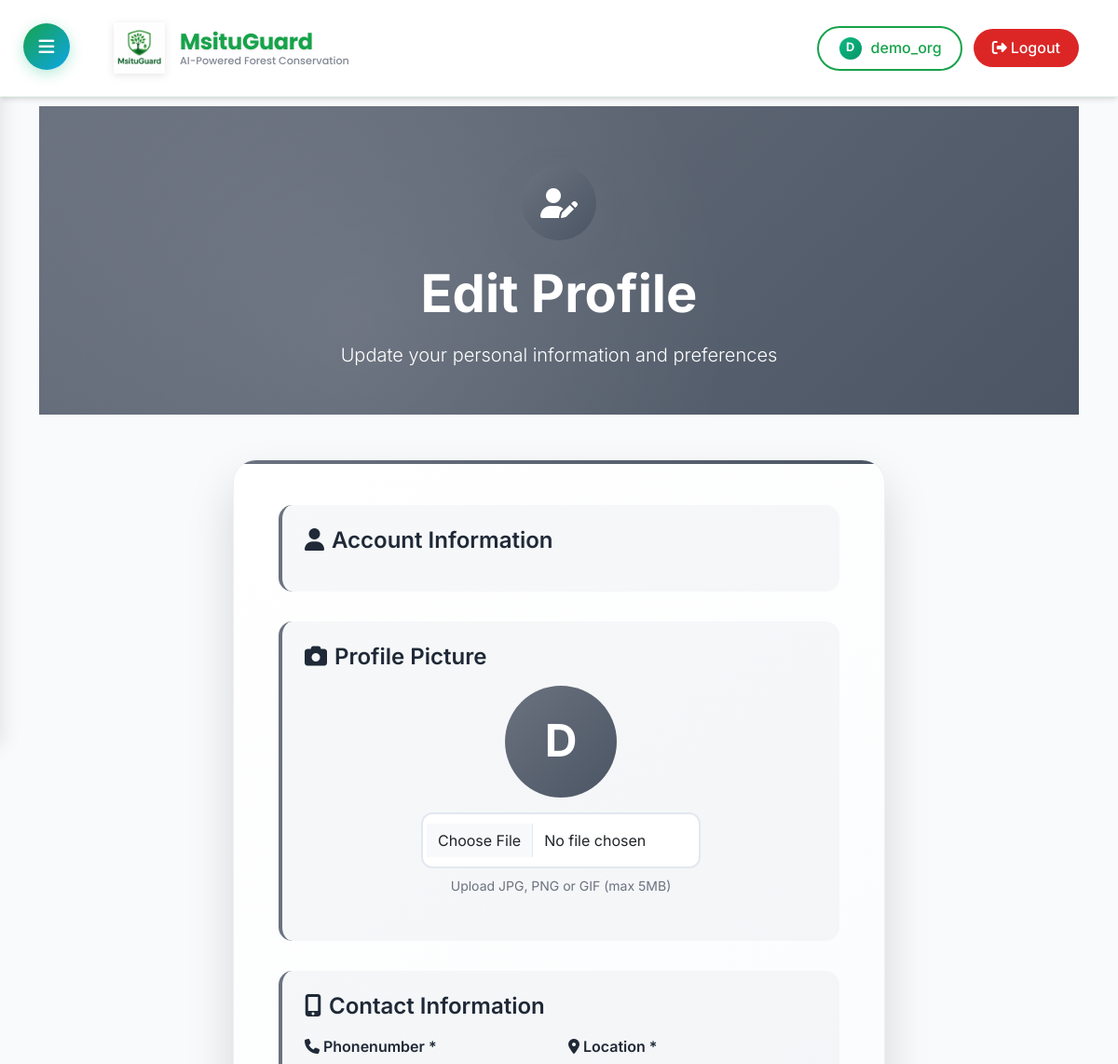
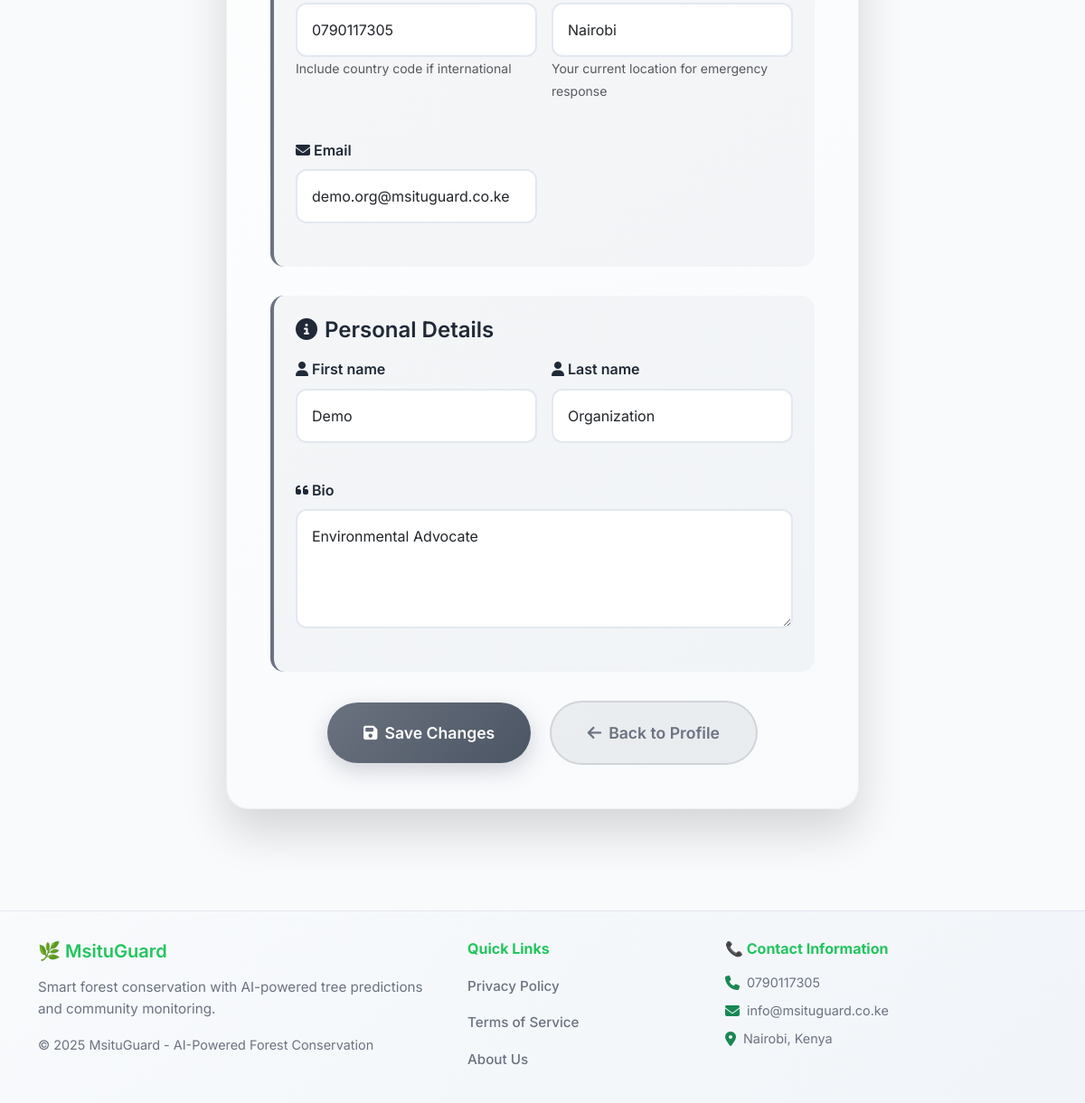
Page /edit_profile/ (signed in) on the committed database (2 pictures, top to bottom).
### App/models.py (models this page shows, shortened)
class Profile(models.Model):
    ACCOUNT_TYPES = [
        ('community', 'Community Member'),
        ('donor', 'Donor/Supporter'),
        ('organization', 'Local Organization'),
    ]
    DONOR_TIERS = [
        ('basic', 'Basic Supporter'),
        ('standard', 'Standard Donor'),
        ('premium', 'Premium Supporter'),
    ]
    user = models.OneToOneField(User, on_delete=models.CASCADE)
    phoneNumber = models.CharField(
        max_length=50,
        default=' ',
        validators=[RegexValidator(regex=r'^\d*$', message='Only numeric values are allowed')]
    )
    location = models.CharField(max_length=100, blank=True, default=' ')
    bio = models.TextField(default='Bio information not provided')
    email = models.EmailField(default='example@example.com')
    profile_picture = models.ImageField(upload_to='profile_pics/', blank=True, null=True)
    first_name = models.CharField(max_length=100, default='')
    last_name = models.CharField(max_length=100, default='')
    is_verified = models.BooleanField(default=False)
    verification_requested = models.BooleanField(default=False)
    account_type = models.CharField(max_length=50, choices=ACCOUNT_TYPES, default='community')
    donor_tier = models.CharField(max_length=50, choices=DONOR_TIERS, blank=True, null=True)
    monthly_contribution = models.DecimalField(max_digits=10, decimal_places=2, default=0.00)
    total_donated = models.DecimalField(max_digits=10, decimal_places=2, default=0.00)
    donor_since = models.DateTimeField(blank=True, null=True)
    tree_points = models.PositiveIntegerField(default=0, help_text='Points from verified tree plantings')
    environmental_badges = models.TextField(blank=True, help_text='Comma-separated list of earned badges')
    token_balance = models.PositiveIntegerField(default=0, help_text='Current token balance')
    total_tokens_earned = models.PositiveIntegerField(default=0, help_text='Total tokens earned all time')

### App/views.py (the view, shortened to what this page needs)
# urls.py: path('edit_profile/', UserEditView.as_view(), name='edit_profile'),
class UserEditView(UpdateView):
    model = User
    form_class = UserForm
    template_name = 'registration/edit_profile.html'
    success_url = reverse_lazy('profile_detail')
    def get_object(self, queryset=None):
        return self.request.user
    def get_context_data(self, **kwargs):
        data = super().get_context_data(**kwargs)
        if self.request.method == 'POST':
            data['profile_form'] = ProfileForm(self.request.POST, instance=self.request.user.profile)
        else:
            data['profile_form'] = ProfileForm(instance=self.request.user.profile)
        return data

### App/templates/registration/edit_profile.html (shortened to what this page needs)
{% extends 'App/base.html' %}
{% block content %}
<div class="page-header">
    <div class="container" style="position: relative; z-index: 2;">
        <div class="edit-icon">
            <i class="fas fa-user-edit"></i>
        </div>
        <h1 class="display-4 fw-bold mb-3">Edit Profile</h1>
        <p class="lead fs-5">Update your personal information and preferences</p>
    </div>
</div>
<section class="py-5">
    <div class="container">
        <div class="edit-form">
            <form method="post" enctype="multipart/form-data" novalidate>
                <div class="form-section">
                    <h4><i class="fas fa-user me-2"></i>Account Information</h4>
                </div>
                <div class="form-section">
                    <h4><i class="fas fa-camera me-2"></i>Profile Picture</h4>
                    <div class="text-center mb-4">
                        <div class="profile-picture-preview" style="position: relative; display: inline-block;">
                            {% if request.user.profile.profile_picture %}
                                <img src="{{ request.user.profile.profile_picture.url }}" alt="Profile" style="width: 120px; height: 120px; border-radius: 50%; object-fit: cover; border: 4px solid #6b7280;">
                            {% else %}
                                <div style="width: 120px; height: 120px; border-radius: 50%; background: linear-gradient(135deg, #6b7280, #4b5563); display: flex; align-items: center; justify-content: center; color: white; font-size: 3rem; font-weight: bold;">
                                    {{ request.user.username|first|upper }}
                                </div>
                            {% endif %}
                        </div>
                        <div class="mt-3">
                            <input type="file" name="profile_picture" accept="image/*" class="form-control" style="max-width: 300px; margin: 0 auto;">
                            <small style="color: #6b7280; display: block; margin-top: 0.5rem;">Upload JPG, PNG or GIF (max 5MB)</small>
                        </div>
                    </div>
                </div>
                <div class="form-section">
                    <h4><i class="fas fa-mobile-alt me-2"></i>Contact Information</h4>
                    <div class="form-row">
                        {% for field in profile_form %}
                            {% if field.name == 'phoneNumber' or field.name == 'location' or field.name == 'email' %}
                            <div class="form-group">
                                <label class="form-label">
                                    {% if field.name == 'phoneNumber' %}
                                        <i class="fas fa-phone me-1"></i>{{ field.label }} *
                                    {% elif field.name == 'location' %}
                                        <i class="fas fa-map-marker-alt me-1"></i>{{ field.label }} *
                                    {% elif field.name == 'email' %}
                                        <i class="fas fa-envelope me-1"></i>{{ field.label }}
                                    {% endif %}
                                </label>
                                {% if field.name == 'phoneNumber' %}
                                    <input type="tel" name="{{ field.name }}" class="form-control" value="{{ field.value|default:'' }}"
                                           placeholder="+1234567890 or 1234567890" pattern="[+]?[0-9]{10,15}" required>
                                    <small class="form-text text-muted">Include country code if international</small>
                                {% elif field.name == 'location' %}
                                    <input type="text" name="{{ field.name }}" class="form-control" value="{{ field.value|default:'' }}"
                                           placeholder="City, State/Province, Country" required>
                                    <small class="form-text text-muted">Your current location for emergency response</small>
                                {% elif field.name == 'email' %}
                                    <input type="email" name="{{ field.name }}" class="form-control" value="{{ field.value|default:'' }}"
                                           placeholder="your@email.com">
                                {% endif %}
                            </div>
                            {% endif %}
                        {% endfor %}
                    </div>
                </div>
                <div class="form-section">
                    <h4><i class="fas fa-info-circle me-2"></i>Personal Details</h4>
                    <div class="form-row">
                        {% for field in profile_form %}
                            {% if field.name == 'first_name' or field.name == 'last_name' or field.name == 'bio' %}
                            <div class="form-group {% if field.name == 'bio' %}col-span-2{% endif %}">
                                <label class="form-label">
                                    {% if field.name == 'first_name' %}
                                        <i class="fas fa-user me-1"></i>{{ field.label }}
                                    {% elif field.name == 'last_name' %}
                                        <i class="fas fa-user me-1"></i>{{ field.label }}
                                    {% elif field.name == 'bio' %}
                                        <i class="fas fa-quote-left me-1"></i>{{ field.label }}
                                    {% endif %}
                                </label>
                                {% if field.name == 'bio' %}
                                    <textarea name="{{ field.name }}" class="form-control" rows="4"
                                              placeholder="Tell the community about yourself, your skills, or how you'd like to help...">{{ field.value|default:'' }}</textarea>
                                {% else %}
                                    <input type="text" name="{{ field.name }}" class="form-control" value="{{ field.value|default:'' }}"
                                           placeholder="{% if field.name == 'first_name' %}First name{% else %}Last name{% endif %}">
                                {% endif %}
                            </div>
                            {% endif %}
                        {% endfor %}
                    </div>
                </div>
                <div class="text-center">
                    <button type="submit" class="btn-save">
                        <i class="fas fa-save me-2"></i>Save Changes
                    </button>
                    <a href="{% url 'profile_detail' %}" class="btn-back">
                        <i class="fas fa-arrow-left me-2"></i>Back to Profile
                    </a>
                </div>
            </form>
        </div>
    </div>
</section>
{% endblock %}

### App/templates/App/base.html (shortened to what this page needs)
{% load static %}
<!DOCTYPE html>
<html lang="en">
<head>
    <link href="https://cdn.jsdelivr.net/npm/bootstrap@5.3.3/dist/css/bootstrap.min.css" rel="stylesheet">
    <link href="https://cdnjs.cloudflare.com/ajax/libs/font-awesome/6.4.0/css/all.min.css" rel="stylesheet">
</head>
<body>
    <div class="main-content" style="padding-top: 90px;">
    <button class="hamburger-menu" onclick="toggleSidebar()">
        <i class="fas fa-bars"></i>
    </button>
    <nav class="navbar-modern">
        <div class="container">
            <div class="d-flex justify-content-between align-items-center w-100">
                <a class="navbar-brand" href="{% url 'home' %}" style="display: flex; align-items: center; text-decoration: none; transition: all 0.3s ease; margin-right: 3rem; margin-left: 5rem;" onmouseover="this.style.opacity='0.9'" onmouseout="this.style.opacity='1'">
                    <img src="{% static 'images/MsituGuard logo.png' %}" alt="MsituGuard Logo" style="height: 55px; width: 55px; object-fit: contain; margin-right: 1rem; filter: drop-shadow(0 2px 4px rgba(0,0,0,0.1));">
                    <div>
                        <div class="navbar-brand-text" style="font-weight: 700; font-size: 1.5rem; color: var(--primary-color); text-shadow: 0 1px 3px rgba(0,0,0,0.1); letter-spacing: -0.3px; line-height: 1.1;">MsituGuard</div>
                        <div class="navbar-brand-tagline" style="font-size: 0.7rem; color: var(--text-secondary); font-weight: 500; line-height: 1; margin-top: 0.1rem; opacity: 0.85;">AI-Powered Forest Conservation</div>
                    </div>
                </a>
                {% if 'password_reset' not in request.path and 'reset' not in request.path %}
                <div class="auth-buttons">
                    {% if user.is_authenticated %}
                        <a href="{% url 'profile_detail' %}" class="btn-auth btn-login" style="display: flex; align-items: center; gap: 0.5rem;" title="Profile - {{ user.username }}">
                            <div style="width: 28px; height: 28px; border-radius: 50%; overflow: hidden; border: 2px solid rgba(255,255,255,0.3);">
                                {% if user.profile.profile_picture %}
                                    <img src="{{ user.profile.profile_picture.url }}" alt="{{ user.username }}" style="width: 100%; height: 100%; object-fit: cover;">
                                {% else %}
                                    <div style="width: 100%; height: 100%; background: linear-gradient(135deg, #10b981, #059669); display: flex; align-items: center; justify-content: center; color: white; font-weight: bold; font-size: 0.8rem;">
                                        {{ user.username|first|upper }}
                                    </div>
                                {% endif %}
                            </div>
                            <span class="btn-text">{{ user.username }}</span>
                        </a>
                        <form method="post" action="{% url 'logout' %}" class="d-inline">
                            <button type="submit" class="btn-logout" title="Logout">
                                <i class="fas fa-sign-out-alt me-1"></i><span class="btn-text">Logout</span>
                            </button>
                        </form>
                    {% endif %}
                </div>
                {% endif %}
            </div>
        </div>
    </nav>
    <div class="container mt-4">
        {% block content %}
        {% endblock %}
    </div>
    {% include 'App/footer.html' %}
    </div>
</body>
</html>

### rows in the picture
Profile: phoneNumber "0790117305", location "Nairobi", email "demo.org@msituguard.co.ke", first_name "Demo" "Organization", bio "Environmental Advocate"

### other values in the picture
{{ user.username|first|upper }} "D"
{{ user.username }} "demo_org"
{{ request.user.username|first|upper }} "D"
{{ field.label }} "Phonenumber"
{{ field.label }} "Location"
{{ field.label }} "Email"
{{ field.label }} "First name"
{{ field.label }} "Last name"
{{ field.label }} "Bio"
